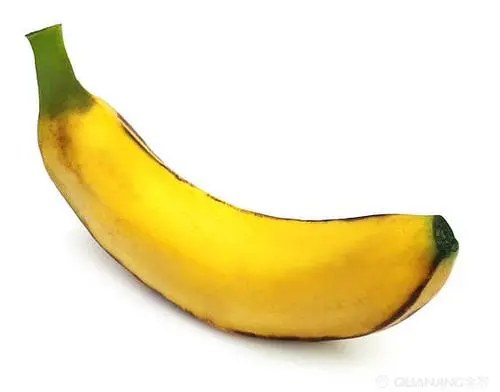
#> input picture 实验报告-计算机视觉/源代码/banana.jpg, 500 x 392 px
$ jupyter execute --allow-errors '实验四.ipynb'   (older library calls are emulated)
#> lines starting #> are read from the running program, lines starting #| are printed output that depends on the picture; after the words box and inside, x2 and y2 are one past the last pixel; in counts of white or black regions, pixels touching at a corner belong together; long printed decimals are rounded
# 计算机视觉实验四——特征提取与选择

## @Author:Chen Zhang

## 1．水果图像的分割
- 设计合理的分割算法，实现对单个水果的分割；
- 分割之前是否需要进行图像增强，可根据实际情况决定。
- 注：水果类型可选择苹果、桔子、香蕉中的任一种，图片在网上搜集。

[cell 1]
import cv2
import numpy as np
import matplotlib.pyplot as plt
plt.rcParams['font.sans-serif']=['SimHei'] # 处理中文乱码

# 读取图像
banana = cv2.imread('banana.jpg')
#> banana is the input picture: shape (392, 500, 3); mean B, G, R 194, 231.9, 242
apple = cv2.imread('apple.jpg')
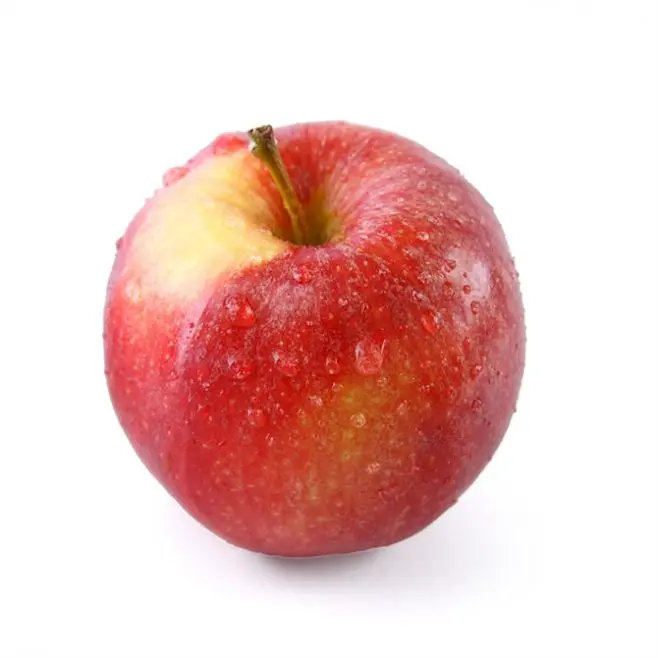
#> input picture 实验报告-计算机视觉/源代码/apple.jpg, 658 x 658 px
#> apple is the input picture: shape (658, 658, 3); mean B, G, R 194.8, 198.7, 235.3
orange = cv2.imread('orange.jpg')
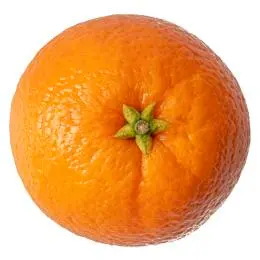
#> input picture 实验报告-计算机视觉/源代码/orange.jpg, 260 x 260 px
#> orange is the input picture: shape (260, 260, 3); mean B, G, R 108.9, 169.7, 236.1
strawberry = cv2.imread('strawberry.jpg')
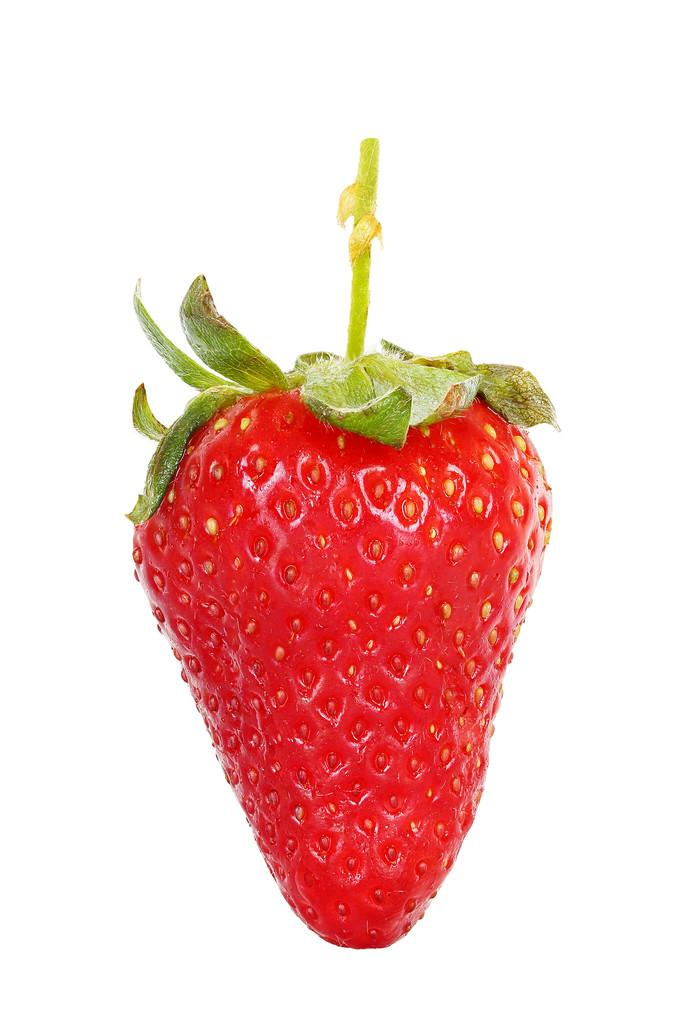
#> input picture 实验报告-计算机视觉/源代码/strawberry.jpg, 682 x 1023 px
#> strawberry is the input picture: shape (1023, 682, 3); mean B, G, R 200.6, 204.9, 243.1

plt.figure(figsize=(12,4))

plt.subplot(1,4,1)
plt.imshow(cv2.cvtColor(banana, cv2.COLOR_BGR2RGB))
plt.title('香蕉')
plt.axis('off')

plt.subplot(1,4,2)
plt.imshow(cv2.cvtColor(apple, cv2.COLOR_BGR2RGB))
plt.title('苹果')
plt.axis('off')

plt.subplot(1,4,3)
plt.imshow(cv2.cvtColor(orange, cv2.COLOR_BGR2RGB))
plt.title('橙子')
plt.axis('off')

plt.subplot(1,4,4)
plt.imshow(cv2.cvtColor(strawberry, cv2.COLOR_BGR2RGB))
plt.title('草莓')
plt.axis('off')

plt.show()
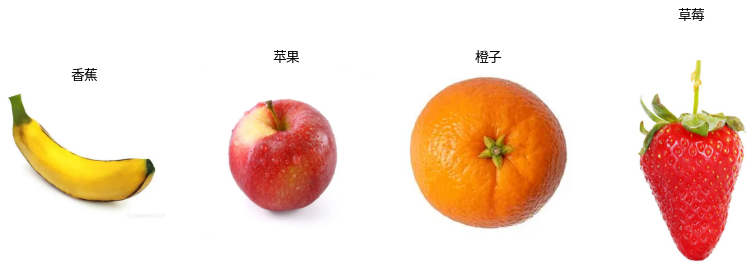
#> figure drawn by matplotlib, 4 panels

### 直方图展示

[cell 2]
def plot_histogram(img, title):
    plt.hist(img.ravel(), 256, [0, 256])
    plt.title(title)
    plt.xlabel('像素值')
    plt.ylabel('次数')
    plt.show()

# 转化为灰度图
banana_gray = cv2.cvtColor(banana, cv2.COLOR_BGR2GRAY)
apple_gray = cv2.cvtColor(apple, cv2.COLOR_BGR2GRAY)
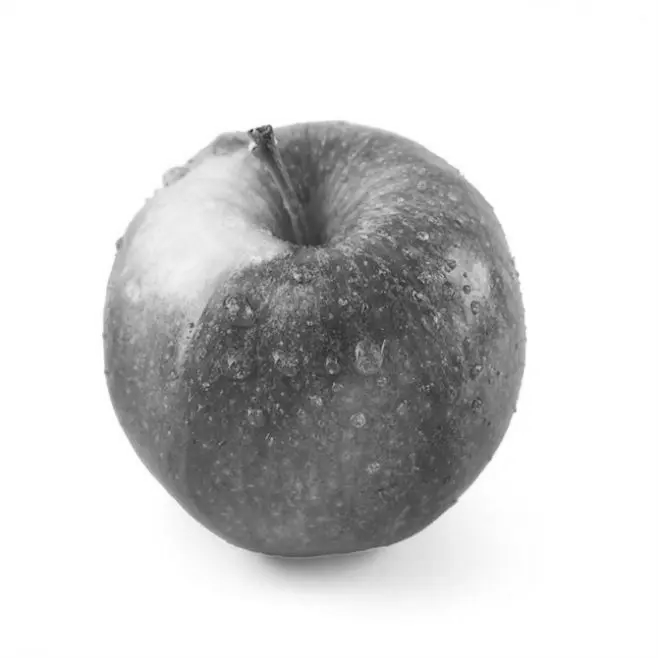
#> apple_gray: shape (658, 658); min 39, max 255, mean 209.2
orange_gray = cv2.cvtColor(orange, cv2.COLOR_BGR2GRAY)
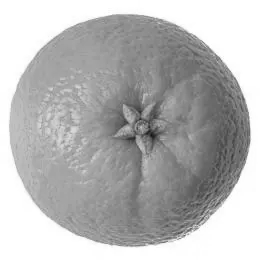
#> orange_gray: shape (260, 260); min 16, max 255, mean 182.6
strawberry_gray = cv2.cvtColor(strawberry, cv2.COLOR_BGR2GRAY)

plot_histogram(banana_gray,'香蕉')
plot_histogram(apple_gray,'苹果')
plot_histogram(orange_gray,'橙子')
plot_histogram(strawberry_gray,'草莓')

## 分析
- 由于背景色为白色,对比度已经很强
- 因此不需要做数据增强的处理

### 使用二值化对图像进行分割
- 由于背景色趋于255,所以阈值可以尽可能调高一点,经过多次调参,发现240的阈值较为合适

[cell 3]
max_value = 255  # 二值化后的最大值

ret, binary_image_banana = cv2.threshold(banana_gray, 240, max_value, cv2.THRESH_BINARY)
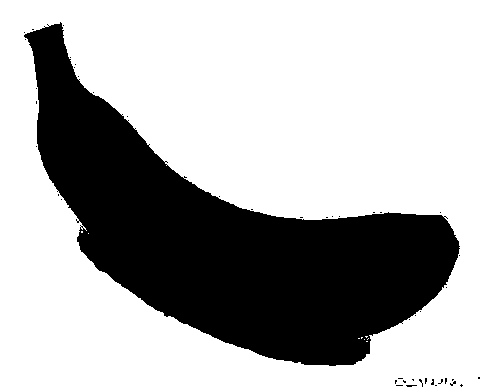
#> binary_image_banana: shape (392, 500); 70.1% white; 46 black regions (45 under 20 px), largest, box (x1, y1, x2, y2) and area: (24, 22, 460, 366) 58397
ret, binary_image_apple = cv2.threshold(apple_gray, 240, max_value, cv2.THRESH_BINARY)
#> binary_image_apple: shape (658, 658); 63.3% white; 4 black regions (3 under 20 px), largest, box (x1, y1, x2, y2) and area: (102, 120, 527, 598) 158947
ret, binary_image_orange = cv2.threshold(orange_gray, 240, max_value, cv2.THRESH_BINARY)
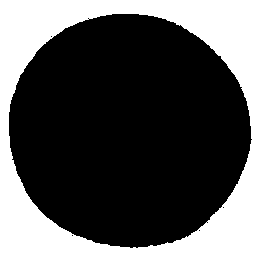
#> binary_image_orange: shape (260, 260); 34.2% white; 1 white region, box (x1, y1, x2, y2) and area: (0, 0, 260, 260) 23090
ret, binary_image_strawberry = cv2.threshold(strawberry_gray, 240, max_value, cv2.THRESH_BINARY)
#> binary_image_strawberry: shape (1023, 682); 72.3% white; 61 black regions (60 under 20 px), largest, box (x1, y1, x2, y2) and area: (124, 138, 562, 950) 193190

# 可视化结果
plt.figure(figsize=(12,10))
plt.subplot(2,2,1)
plt.imshow(binary_image_banana,cmap='gray')
plt.title('香蕉')
plt.axis('off')

plt.subplot(2,2,2)
plt.imshow(binary_image_apple,cmap='gray')
plt.title('苹果')
plt.axis('off')

plt.subplot(2,2,3)
plt.imshow(binary_image_orange,cmap='gray')
plt.title('橙子')
plt.axis('off')

plt.subplot(2,2,4)
plt.imshow(binary_image_strawberry,cmap='gray')
plt.title('草莓')
plt.axis('off')

plt.show()

## 2．目标的特征提取
- 设计合理的特征提取方法，实现对水果目标的特征提取（如：颜色特征、形状特征、纹理特征等），产生特征向量；

### 颜色特征提取
- 颜色特征通常可以通过将图像转换到不同的颜色空间（如HSV、RGB等）并计算颜色直方图来提取。

[cell 4]
import cv2
import numpy as np

# 读取图像
image = cv2.imread('apple.jpg')

# 转换到HSV颜色空间
hsv_image = cv2.cvtColor(image, cv2.COLOR_BGR2HSV)
#> hsv_image: shape (658, 658, 3); mean H, S, V 28.5, 54.5, 235.4

# 计算颜色直方图
hist_hsv = cv2.calcHist([hsv_image], [0, 1], None, [180, 256], [0, 180, 0, 256])
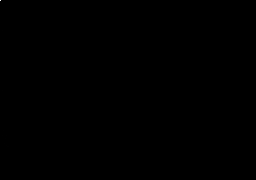
#> hist_hsv: shape (180, 256) float32; min 0, max 250612, mean 9.4; drawn with min black and max white
hist_hsv_normalized = cv2.normalize(hist_hsv, hist_hsv, alpha=0, beta=1, norm_type=cv2.NORM_MINMAX)

# 将颜色直方图展平为一维特征向量
color_features = hist_hsv_normalized.flatten()

print('颜色特征:',color_features)
#> (printed output is left out)

### 形状特征提取
- 形状特征通常可以通过计算图像的边界、区域、矩等属性来提取。

[cell 5]
import cv2
import numpy as np

# 读取图像
image = cv2.imread('apple.jpg')

# 转换图像为灰度图
gray_image = cv2.cvtColor(image, cv2.COLOR_BGR2GRAY)

# 二值化图像
_, binary_image = cv2.threshold(gray_image, 127, 255, cv2.THRESH_BINARY)
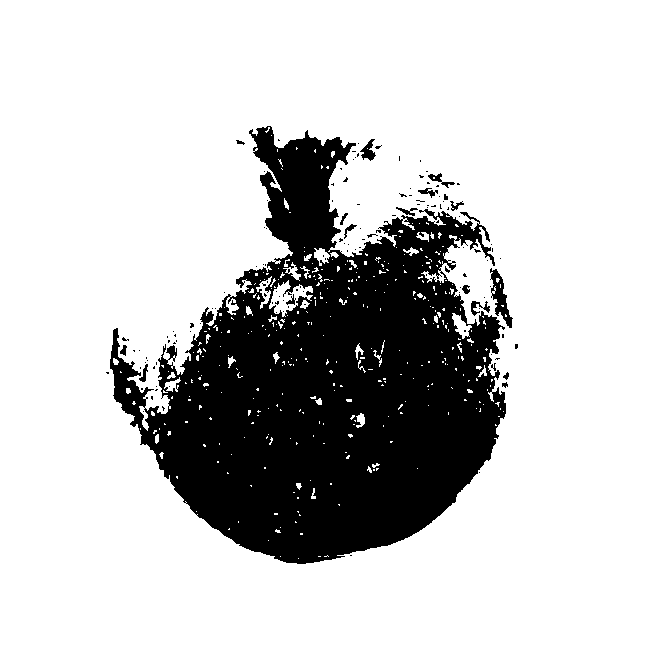
#> binary_image: shape (658, 658); 78.3% white; 137 black regions (118 under 20 px), largest, box (x1, y1, x2, y2) and area: (110, 126, 506, 564) 92065, (490, 268, 513, 328) 540, (360, 139, 376, 161) 172

# 查找轮廓
contours, _ = cv2.findContours(binary_image, cv2.RETR_EXTERNAL, cv2.CHAIN_APPROX_SIMPLE)
#> contours = [[[0, 0], [0, 657], [657, 657], [657, 0]]]

# 初始化轮廓特征列表
shape_features_all = []

# 遍历所有轮廓
for contour in contours:
    # 计算轮廓的面积和周长
    area = cv2.contourArea(contour)
    perimeter = cv2.arcLength(contour, True)
    shape_features = [area, perimeter]

    # 计算矩特征
    moments = cv2.moments(contour)
    if moments['m00'] != 0.0:  # 确保轮廓有效
        hu_moments = cv2.HuMoments(moments)
        shape_features.extend(hu_moments.flatten())

    # 将当前轮廓的特征添加到总列表中
    shape_features_all.append(shape_features)
#> this loop made 1 pass
#> (contour, area, perimeter, hu_moments) on pass 1: ([[0, 0], [0, 657], [657, 657], [657, 0]], 431649, 2628, [0.167, 0, 0, 0, 0, 0, 0])
#> after the loop, shape_features_all = [[431649, 2628, 0.167, 0, 0, 0, 0, 0, 0]]

# 打印所有轮廓的特征
for i, features in enumerate(shape_features_all):
    print(f"轮廓特征{i+1}: {features}")
#> this loop made 1 pass
#| 轮廓特征1: [431649.0, 2628.0, 0.1667, 0.0, 0.0, 0.0, 0.0, 0.0, 0.0]

### 纹理特征提取
- 纹理特征可以通过灰度共生矩阵（GLCM）、局部二值模式（LBP）等算法提取。
- 这里我们使用灰度共生矩阵（GLCM）的一个简化版本，即计算图像的局部对比度。

[cell 6]
import cv2
import numpy as np
from skimage.feature import graycomatrix, graycoprops

# 读取图像
image = cv2.imread('apple.jpg')

# 转换图像为灰度图
gray_image = cv2.cvtColor(image, cv2.COLOR_BGR2GRAY)

# 计算灰度共生矩阵
glcm = graycomatrix(gray_image, distances=[1], angles=[0, np.pi/4, np.pi/2, 3*np.pi/4], levels=256, symmetric=True, normed=True)

# 计算对比度
contrast = graycoprops(glcm, 'contrast')
#> contrast = [[24.58, 38.31, 20.69, 39.38]]

# 计算对比度的均值
contrast_mean = np.mean(contrast)
#> contrast_mean = 30.74

# 将对比度均值作为纹理特征
texture_features = [contrast_mean]
#> texture_features = [30.74]

# 打印纹理特征
print("纹理特征:", texture_features)
#| 纹理特征: [30.739]

### 特征向量合并

[cell 7]
# 合并所有特征
feature_vector = np.concatenate((color_features, shape_features, texture_features))
print(feature_vector)
#> (printed output is left out)

print("特征形状:",feature_vector.shape)
#| 特征形状: (46090,)

## 3．基于遗传算法的特征选择
- 利用得到的特征向量，设计遗传算法实现特征选择。
- 注：是否需要进行特征选择，需根据实际情况做出选择，不做硬性规定。
- 根据当前水果目标的实际情况，给特征向量添加类别标签，以便产生训练样本集，为后续的分类任务做准备。

### 概括：
基于遗传算法的特征选择是一种有效的优化方法，用于从原始特征集中选择出最具代表性的特征子集，以改善模型性能、减少计算复杂度或提高解释性。遗传算法模拟了自然选择和遗传学中的进化过程，通过选择、交叉和变异等操作来逐步优化特征子集。

### 原理分析：
遗传算法通过模拟生物进化过程，在特征选择问题中搜索最优的特征子集。算法从随机生成的特征子集（种群）开始，每个子集被视为一个个体，并通过适应度函数评估其性能。在迭代过程中，算法通过选择适应度高的个体进行交叉和变异操作，生成新的个体，并逐渐进化出适应度更高的特征子集。

### 注意事项：
- 遗传算法需要大量数据作为支撑
- 如果样本只有一个,从原则上不适合用遗传算法处理
- 但本次实验仅做初步的学习,真正应用在实验五,分级系统构建中
- <b>因此本次实验采用随机生成的样本和标签进行遗传算法的学习</b>
- 具体应用请见实验五:分级系统

[cell 8]
import numpy as np
import pandas as pd
from sklearn.datasets import make_classification
from sklearn.model_selection import cross_val_score
from sklearn.tree import DecisionTreeClassifier
from sklearn.metrics import accuracy_score
from deap import base, creator, tools, algorithms
import random

# 创建一个示例数据集
X, y = make_classification(
    n_samples=1000,
    n_features=20,
    n_informative=5,
    n_redundant=10,
    n_classes=2,
    n_clusters_per_class=1,
    random_state=42
)

# 将特征转换为DataFrame，便于操作
df_X = pd.DataFrame(X, columns=[f'特征{i}' for i in range(X.shape[1])])
#> df_X = table of 1000 rows and 20 columns

# 初始化遗传算法参数
creator.create("FitnessMax", base.Fitness, weights=(1.0,))
#> (this line was passed over: deap is not available in this run)
creator.create("Individual", list, fitness=creator.FitnessMax)
#> (this line was passed over: deap is not available in this run)

#> (the rest of this cell did not finish here and is left out)
